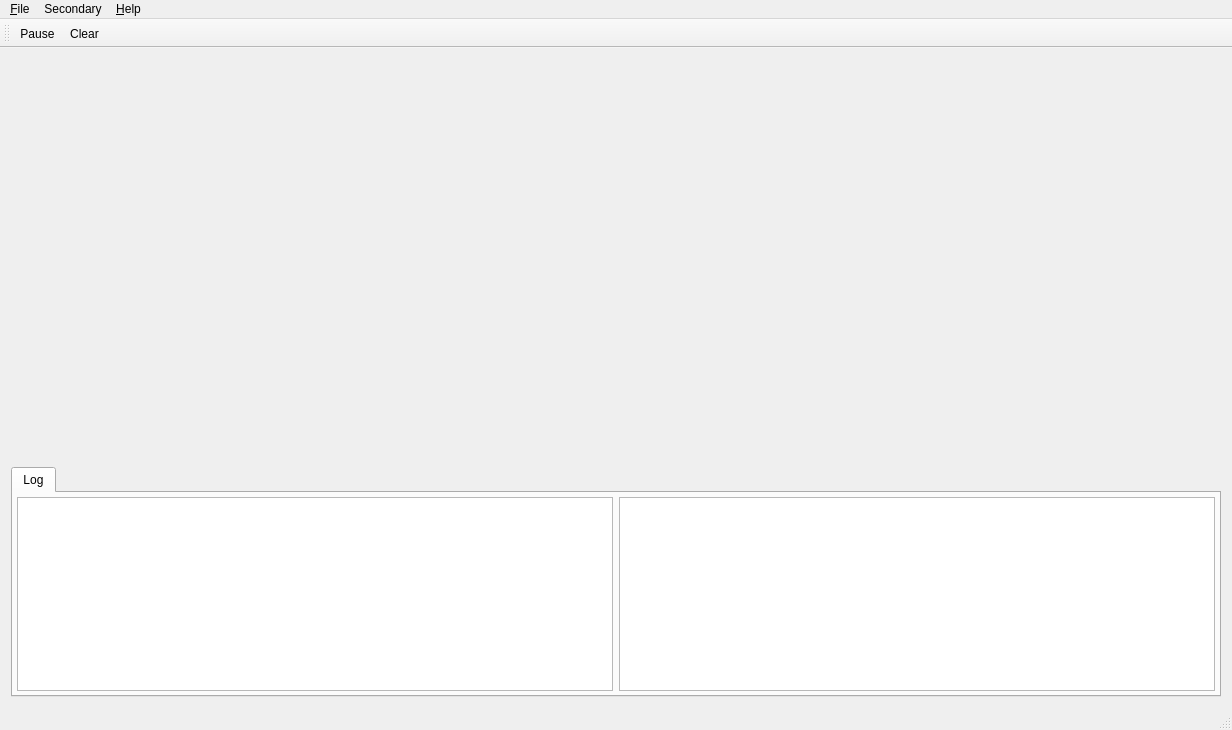
<?xml version="1.0" encoding="UTF-8"?>
<ui version="4.0">
 <class>MainWindow</class>
 <widget class="QMainWindow" name="MainWindow">
  <property name="geometry">
   <rect>
    <x>0</x>
    <y>0</y>
    <width>1232</width>
    <height>730</height>
   </rect>
  </property>
  <property name="windowTitle">
   <string>SerialPlot</string>
  </property>
  <widget class="QWidget" name="centralWidget">
   <layout class="QVBoxLayout" name="verticalLayout">
    <item>
     <widget class="QSplitter" name="splitter">
      <property name="sizePolicy">
       <sizepolicy hsizetype="Expanding" vsizetype="Expanding">
        <horstretch>0</horstretch>
        <verstretch>0</verstretch>
       </sizepolicy>
      </property>
      <property name="orientation">
       <enum>Qt::Horizontal</enum>
      </property>
      <widget class="QWidget" name="plotArea" native="true">
       <property name="sizePolicy">
        <sizepolicy hsizetype="Preferred" vsizetype="Expanding">
         <horstretch>0</horstretch>
         <verstretch>0</verstretch>
        </sizepolicy>
       </property>
      </widget>
     </widget>
    </item>
    <item>
     <widget class="QCustomPlot" name="fftPlot" native="true">
      <property name="sizePolicy">
       <sizepolicy hsizetype="Preferred" vsizetype="MinimumExpanding">
        <horstretch>0</horstretch>
        <verstretch>0</verstretch>
       </sizepolicy>
      </property>
      <property name="minimumSize">
       <size>
        <width>0</width>
        <height>250</height>
       </size>
      </property>
     </widget>
    </item>
    <item>
     <widget class="HidableTabWidget" name="tabWidget">
      <property name="sizePolicy">
       <sizepolicy hsizetype="Expanding" vsizetype="Minimum">
        <horstretch>0</horstretch>
        <verstretch>0</verstretch>
       </sizepolicy>
      </property>
      <property name="minimumSize">
       <size>
        <width>0</width>
        <height>0</height>
       </size>
      </property>
      <property name="maximumSize">
       <size>
        <width>16777215</width>
        <height>16777215</height>
       </size>
      </property>
      <property name="currentIndex">
       <number>0</number>
      </property>
      <property name="movable">
       <bool>false</bool>
      </property>
      <widget class="QWidget" name="tabLog">
       <attribute name="title">
        <string>Log</string>
       </attribute>
       <attribute name="toolTip">
        <string>Error and Warning Messages</string>
       </attribute>
       <layout class="QHBoxLayout" name="horizontalLayout">
        <property name="leftMargin">
         <number>4</number>
        </property>
        <property name="topMargin">
         <number>4</number>
        </property>
        <property name="rightMargin">
         <number>4</number>
        </property>
        <property name="bottomMargin">
         <number>4</number>
        </property>
        <item>
         <widget class="QPlainTextEdit" name="ptLog">
          <property name="readOnly">
           <bool>true</bool>
          </property>
         </widget>
        </item>
        <item>
         <widget class="QPlainTextEdit" name="ptLogStream"/>
        </item>
       </layout>
      </widget>
     </widget>
    </item>
   </layout>
  </widget>
  <widget class="QMenuBar" name="menuBar">
   <property name="geometry">
    <rect>
     <x>0</x>
     <y>0</y>
     <width>1232</width>
     <height>21</height>
    </rect>
   </property>
   <widget class="QMenu" name="menuHelp">
    <property name="title">
     <string>&amp;Help</string>
    </property>
    <addaction name="actionDemoMode"/>
    <addaction name="actionReportBug"/>
    <addaction name="actionCheckUpdate"/>
    <addaction name="actionHelpAbout"/>
   </widget>
   <widget class="QMenu" name="menuFile">
    <property name="title">
     <string>&amp;File</string>
    </property>
    <addaction name="actionSaveSettings"/>
    <addaction name="actionLoadSettings"/>
    <addaction name="actionExportCsv"/>
    <addaction name="actionExportSvg"/>
    <addaction name="separator"/>
    <addaction name="actionQuit"/>
   </widget>
   <widget class="QMenu" name="menuSecondary">
    <property name="title">
     <string>Secondary</string>
    </property>
    <addaction name="actionBarPlot"/>
    <addaction name="separator"/>
    <addaction name="actionHorizontal"/>
    <addaction name="actionVertical"/>
   </widget>
   <addaction name="menuFile"/>
   <addaction name="menuSecondary"/>
   <addaction name="menuHelp"/>
  </widget>
  <widget class="QToolBar" name="plotToolBar">
   <property name="windowTitle">
    <string>Plot Toolbar</string>
   </property>
   <attribute name="toolBarArea">
    <enum>TopToolBarArea</enum>
   </attribute>
   <attribute name="toolBarBreak">
    <bool>false</bool>
   </attribute>
   <addaction name="actionPause"/>
   <addaction name="actionClear"/>
  </widget>
  <widget class="QStatusBar" name="statusBar"/>
  <action name="actionPause">
   <property name="checkable">
    <bool>true</bool>
   </property>
   <property name="checked">
    <bool>false</bool>
   </property>
   <property name="icon">
    <iconset theme="player_pause">
     <normaloff>.</normaloff>.</iconset>
   </property>
   <property name="text">
    <string>Pause</string>
   </property>
   <property name="toolTip">
    <string>Pause Plotting</string>
   </property>
   <property name="shortcut">
    <string>P</string>
   </property>
  </action>
  <action name="actionClear">
   <property name="icon">
    <iconset theme="edit-clear">
     <normaloff>.</normaloff>.</iconset>
   </property>
   <property name="text">
    <string>Clear</string>
   </property>
   <property name="shortcut">
    <string>Ctrl+K</string>
   </property>
  </action>
  <action name="actionHelpAbout">
   <property name="text">
    <string>&amp;About</string>
   </property>
  </action>
  <action name="actionDemoMode">
   <property name="checkable">
    <bool>true</bool>
   </property>
   <property name="text">
    <string>&amp;Demo Mode</string>
   </property>
   <property name="toolTip">
    <string>Toggle Demo Mode</string>
   </property>
  </action>
  <action name="actionExportCsv">
   <property name="text">
    <string>&amp;Export CSV</string>
   </property>
   <property name="toolTip">
    <string>Export plot data to CSV</string>
   </property>
  </action>
  <action name="actionQuit">
   <property name="text">
    <string>&amp;Quit</string>
   </property>
   <property name="shortcut">
    <string>Ctrl+Q</string>
   </property>
  </action>
  <action name="actionReportBug">
   <property name="text">
    <string>&amp;Report a Bug</string>
   </property>
   <property name="toolTip">
    <string>Report a Bug on SerialPlot Website</string>
   </property>
  </action>
  <action name="actionSaveSettings">
   <property name="text">
    <string>&amp;Save Settings</string>
   </property>
   <property name="toolTip">
    <string>Save Settings to a File</string>
   </property>
  </action>
  <action name="actionLoadSettings">
   <property name="text">
    <string>&amp;Load Settings</string>
   </property>
   <property name="toolTip">
    <string>Load Settings from a File</string>
   </property>
  </action>
  <action name="actionCheckUpdate">
   <property name="text">
    <string>&amp;Check Update</string>
   </property>
  </action>
  <action name="actionBarPlot">
   <property name="checkable">
    <bool>true</bool>
   </property>
   <property name="text">
    <string>Bar Plot</string>
   </property>
  </action>
  <action name="actionVertical">
   <property name="checkable">
    <bool>true</bool>
   </property>
   <property name="text">
    <string>Vertical</string>
   </property>
  </action>
  <action name="actionHorizontal">
   <property name="checkable">
    <bool>true</bool>
   </property>
   <property name="checked">
    <bool>true</bool>
   </property>
   <property name="text">
    <string>Horizontal</string>
   </property>
  </action>
  <action name="actionExportSvg">
   <property name="text">
    <string>E&amp;xport SVG</string>
   </property>
  </action>
 </widget>
 <layoutdefault spacing="6" margin="11"/>
 <customwidgets>
  <customwidget>
   <class>HidableTabWidget</class>
   <extends>QTabWidget</extends>
   <header>hidabletabwidget.h</header>
   <container>1</container>
  </customwidget>
  <customwidget>
   <class>QCustomPlot</class>
   <extends>QWidget</extends>
   <header>qcustomplot.h</header>
   <container>1</container>
  </customwidget>
 </customwidgets>
 <resources/>
 <connections/>
</ui>
